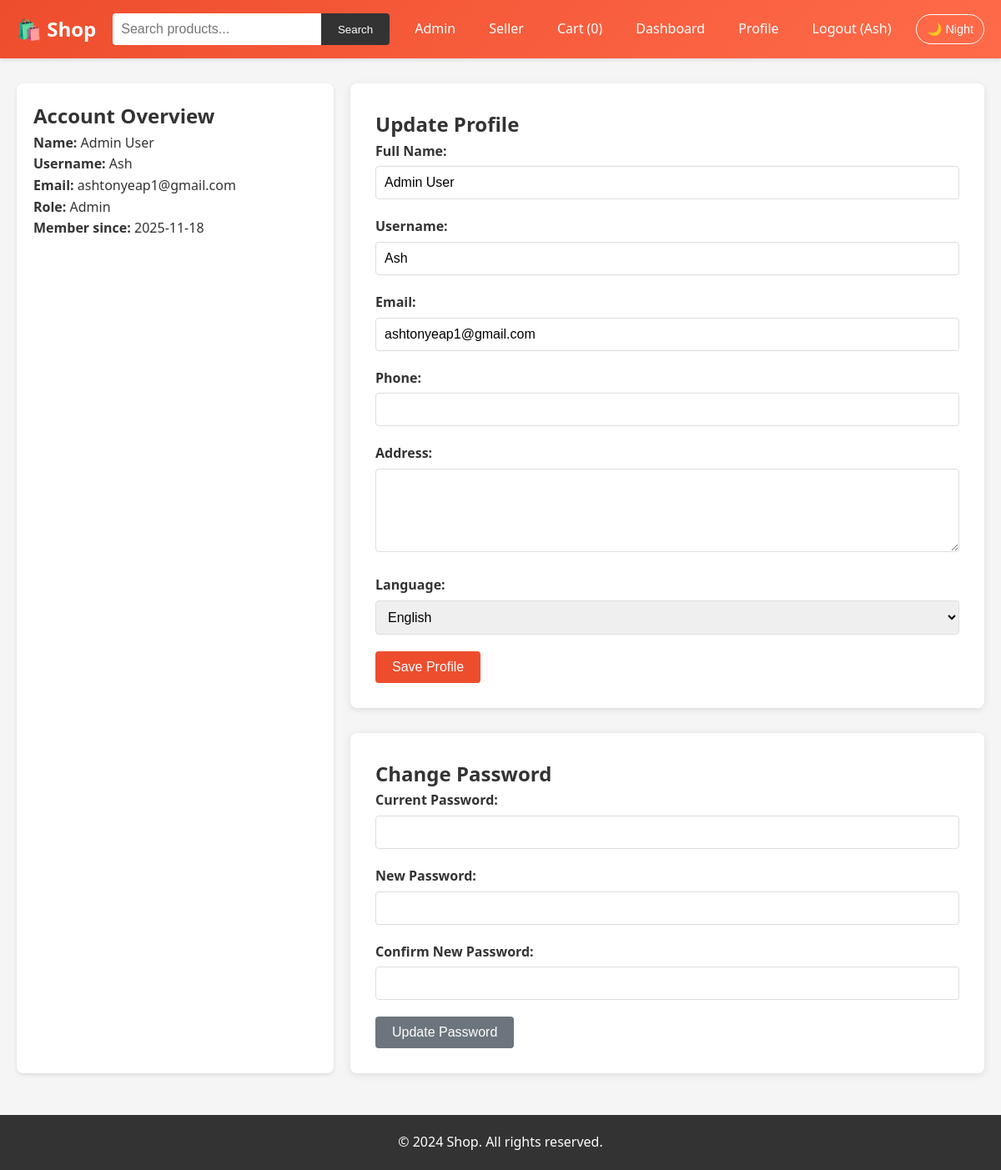
The app's page /profile.php (signed in) with its own data.
### tables this page shows
CREATE TABLE IF NOT EXISTS users (
    id INT AUTO_INCREMENT PRIMARY KEY,
    username VARCHAR(50) UNIQUE NOT NULL,
    email VARCHAR(100) UNIQUE NOT NULL,
    password VARCHAR(255) NOT NULL,
    full_name VARCHAR(100) NOT NULL,
    phone VARCHAR(20),
    address TEXT,
    language VARCHAR(10) DEFAULT NULL,
    role ENUM('customer', 'seller', 'admin') DEFAULT 'customer',
    created_at TIMESTAMP DEFAULT CURRENT_TIMESTAMP
);

### includes/lang.php (called while the page is built, shortened)
<?php
function getSupportedLanguages(): array {
    return [
        'en' => 'English',
        'zh' => '中文',
    ];
}
function getCurrentLanguage(): string {
    return 'en';
}
function t(string $key): string {
    $lang = getCurrentLanguage();
    if (isset($translations[$lang][$key])) {
        return $translations[$lang][$key];
    }
    return $key;
}

### includes/functions.php (called while the page is built, shortened)
<?php
require_once __DIR__ . '/lang.php';
function isLoggedIn() {
    return isset($_SESSION['user_id']);
}
function isAdmin() {
    return isset($_SESSION['role']) && $_SESSION['role'] === 'admin';
}
function isSeller() {
    return isset($_SESSION['role']) && ($_SESSION['role'] === 'seller' || $_SESSION['role'] === 'admin');
}
function getUserCartCount($user_id) {
    $conn = getDB();
    $stmt = $conn->prepare("SELECT SUM(quantity) as total FROM cart WHERE user_id = ?");
    $stmt->bind_param("i", $user_id);
    $stmt->execute();
    $result = $stmt->get_result();
    $row = $result->fetch_assoc();
    return $row['total'] ?? 0;
}
?>

### profile.php (the view, shortened to what this page needs)
<?php
require_once 'includes/functions.php';
$conn = getDB();
$user_id = $_SESSION['user_id'];
$stmt = $conn->prepare("SELECT username, email, full_name, phone, address, role, created_at, language FROM users WHERE id = ?");
$stmt->bind_param("i", $user_id);
$stmt->execute();
$user = $stmt->get_result()->fetch_assoc();
include 'includes/header.php';
?>
<div style="display: grid; grid-template-columns: 1fr 2fr; gap: 20px; margin-top: 30px;">
    <div style="background: white; padding: 20px; border-radius: 8px; box-shadow: 0 2px 5px rgba(0,0,0,0.1);">
        <h2><?php echo t('profile_account_overview'); ?></h2>
        <p><strong><?php echo t('profile_name_label'); ?></strong> <?php echo htmlspecialchars($user['full_name']); ?></p>
        <p><strong><?php echo t('profile_username_label'); ?></strong> <?php echo htmlspecialchars($user['username']); ?></p>
        <p><strong><?php echo t('profile_email_label'); ?></strong> <?php echo htmlspecialchars($user['email']); ?></p>
        <p><strong><?php echo t('profile_role_label'); ?></strong> <?php echo htmlspecialchars(ucfirst($user['role'])); ?></p>
        <p><strong><?php echo t('profile_member_since_label'); ?></strong> <?php echo date('Y-m-d', strtotime($user['created_at'])); ?></p>
    </div>
    <div>
        <div class="form-container" style="margin: 0 0 30px 0; max-width: 100%;">
            <h2><?php echo t('profile_update_profile_title'); ?></h2>
            <form method="POST">
                <div class="form-group">
                    <label><?php echo t('profile_full_name_label'); ?></label>
                    <input type="text" name="full_name" value="<?php echo htmlspecialchars($user['full_name']); ?>" required>
                </div>
                <div class="form-group">
                    <label><?php echo t('profile_username_label'); ?></label>
                    <input type="text" name="username" value="<?php echo htmlspecialchars($user['username']); ?>" required>
                </div>
                <div class="form-group">
                    <label><?php echo t('profile_email_label'); ?></label>
                    <input type="email" name="email" value="<?php echo htmlspecialchars($user['email']); ?>" required>
                </div>
                <div class="form-group">
                    <label><?php echo t('profile_phone_label'); ?></label>
                    <input type="text" name="phone" value="<?php echo htmlspecialchars($user['phone']); ?>">
                </div>
                <div class="form-group">
                    <label><?php echo t('profile_address_label'); ?></label>
                    <textarea name="address"><?php echo htmlspecialchars($user['address']); ?></textarea>
                </div>
                <div class="form-group">
                    <label><?php echo t('profile_language_label'); ?>:</label>
                    <select name="language">
                        <?php foreach (getSupportedLanguages() as $code => $label): ?>
                            <option value="<?php echo htmlspecialchars($code); ?>" <?php echo ($user['language'] ?? 'en') === $code ? 'selected' : ''; ?>>
                                <?php echo htmlspecialchars($label); ?>
                            </option>
                        <?php endforeach; ?>
                    </select>
                </div>
                <button type="submit" name="update_profile" class="btn btn-primary"><?php echo t('profile_update_profile_button'); ?></button>
            </form>
        </div>
        <div class="form-container" style="margin: 0; max-width: 100%;">
            <h2><?php echo t('profile_change_password_title'); ?></h2>
            <form method="POST">
                <div class="form-group">
                    <label><?php echo t('profile_current_password_label'); ?></label>
                    <input type="password" name="current_password" required>
                </div>
                <div class="form-group">
                    <label><?php echo t('profile_new_password_label'); ?></label>
                    <input type="password" name="new_password" required>
                </div>
                <div class="form-group">
                    <label><?php echo t('profile_confirm_new_password_label'); ?></label>
                    <input type="password" name="confirm_password" required>
                </div>
                <button type="submit" name="change_password" class="btn btn-secondary"><?php echo t('profile_update_password_button'); ?></button>
            </form>
        </div>
    </div>
</div>
<?php include 'includes/footer.php'; ?>

### includes/header.php (shortened to what this page needs)
<?php
require_once __DIR__ . '/functions.php';
$cart_count = isLoggedIn() ? getUserCartCount($_SESSION['user_id']) : 0;
$base_url = isset($base_url) ? $base_url : '';
?>
<!DOCTYPE html>
<html lang="<?php echo htmlspecialchars(getCurrentLanguage(), ENT_QUOTES | ENT_SUBSTITUTE, 'UTF-8'); ?>">
<head>
    <link rel="stylesheet" href="<?php echo $base_url; ?>css/style.css">
</head>
<body>
    <?php if (empty($hide_nav)): ?>
    <nav class="navbar">
        <div class="container">
            <div class="nav-brand">
                <a href="<?php echo $base_url; ?>index.php">🛍️ <?php echo t('brand_name'); ?></a>
            </div>
            <div class="nav-search">
                <form action="<?php echo $base_url; ?>index.php" method="GET">
                    <input type="text" name="search" placeholder="<?php echo t('search_placeholder'); ?>" value="<?php echo isset($_GET['search']) ? htmlspecialchars($_GET['search']) : ''; ?>">
                    <button type="submit"><?php echo t('search_button'); ?></button>
                </form>
            </div>
            <div class="nav-menu">
                <?php if (isLoggedIn()): ?>
                    <?php if (isAdmin()): ?>
                        <a href="<?php echo $base_url; ?>admin/index.php"><?php echo t('nav_admin'); ?></a>
                    <?php endif; ?>
                    <?php if (isSeller()): ?>
                        <a href="<?php echo $base_url; ?>seller/index.php"><?php echo t('nav_seller'); ?></a>
                    <?php endif; ?>
                    <a href="<?php echo $base_url; ?>cart.php"><?php echo sprintf(t('nav_cart_with_count'), $cart_count); ?></a>
                    <a href="<?php echo $base_url; ?>dashboard.php"><?php echo t('nav_dashboard'); ?></a>
                    <a href="<?php echo $base_url; ?>profile.php"><?php echo t('nav_profile'); ?></a>
                    <a href="<?php echo $base_url; ?>logout.php"><?php echo t('nav_logout'); ?> (<?php echo htmlspecialchars($_SESSION['username']); ?>)</a>
                <?php else: ?>
                    <a href="<?php echo $base_url; ?>login.php"><?php echo t('nav_login'); ?></a>
                    <a href="<?php echo $base_url; ?>register.php"><?php echo t('nav_register'); ?></a>
                <?php endif; ?>
                <button
                    type="button"
                    id="theme-toggle"
                    class="theme-toggle"
                    data-label-night="<?php echo htmlspecialchars(t('theme_night'), ENT_QUOTES | ENT_SUBSTITUTE, 'UTF-8'); ?>"
                    data-label-light="<?php echo htmlspecialchars(t('theme_light'), ENT_QUOTES | ENT_SUBSTITUTE, 'UTF-8'); ?>">
                </button>
            </div>
        </div>
    </nav>
    <?php endif; ?>
    <main class="container">

### includes/footer.php (shortened to what this page needs)
</main>
    <footer class="footer">
        <div class="container">
            <p>&copy; 2024 Shop. All rights reserved.</p>
        </div>
    </footer>
</body>
</html>

### css/style.css (style rules this page uses)
* { margin: 0; padding: 0; box-sizing: border-box; }
body { font-family: "Segoe UI", Tahoma, Geneva, Verdana, sans-serif; line-height: 1.6; color: #333; background-color: #f5f5f5; }
.container { max-width: 1200px; margin: 0 auto; padding: 0 20px; }
.navbar { background: linear-gradient(135deg, #ee4d2d, #ff6b4a); color: white; padding: 1rem 0; box-shadow: 0 2px 5px rgba(0, 0, 0, 0.1); }
.navbar .container { display: flex; justify-content: space-between; align-items: center; flex-wrap: wrap; }
.nav-brand a { color: white; text-decoration: none; font-size: 1.5rem; font-weight: bold; }
.nav-search { flex: 1; max-width: 500px; margin: 0 20px; }
.nav-search form { display: flex; }
.nav-search input { flex: 1; padding: 10px; border: none; border-radius: 4px 0 0 4px; font-size: 1rem; }
.nav-search button { padding: 10px 20px; background: #333; color: white; border: none; border-radius: 0 4px 4px 0; cursor: pointer; }
.nav-menu { display: flex; gap: 20px; }
.nav-menu a { color: white; text-decoration: none; padding: 5px 10px; border-radius: 4px; transition: background 0.3s; }
.btn { padding: 10px 20px; border: none; border-radius: 4px; cursor: pointer; font-size: 1rem; text-decoration: none; display: inline-block; transition: background 0.3s; }
.btn-primary { background: #ee4d2d; color: white; }
.btn-secondary { background: #6c757d; color: white; }
.form-container { max-width: 500px; margin: 50px auto; background: white; padding: 30px; border-radius: 8px; box-shadow: 0 2px 10px rgba(0, 0, 0, 0.1); }
.form-group { margin-bottom: 20px; }
.form-group label { display: block; margin-bottom: 5px; font-weight: bold; }
.form-group input, .form-group textarea, .form-group select { width: 100%; padding: 10px; border: 1px solid #ddd; border-radius: 4px; font-size: 1rem; }
.form-group textarea { resize: vertical; min-height: 100px; }
.footer { background: #333; color: white; text-align: center; padding: 20px 0; margin-top: 50px; }
.theme-toggle { padding: 6px 12px; background: transparent; border: 1px solid #ffffff; border-radius: 20px; color: #ffffff; cursor: pointer; font-size: 0.9rem; }

### records on screen
users: full_name "Admin User", username "Ash", email "ashtonyeap1@gmail.com", role "Admin", created_at "2025-11-18", language "English"

### other values on screen
t('brand_name') "Shop"
t('search_button') "Search"
t('nav_admin') "Admin"
t('nav_seller') "Seller"
sprintf(t('nav_cart_with_count'), $cart_count) "Cart (0)"
t('nav_dashboard') "Dashboard"
t('nav_profile') "Profile"
t('nav_logout') "Logout"
$_SESSION['username'] "Ash"
t('profile_account_overview') "Account Overview"
t('profile_name_label') "Name:"
t('profile_username_label') "Username:"
t('profile_email_label') "Email:"
t('profile_role_label') "Role:"
t('profile_member_since_label') "Member since:"
